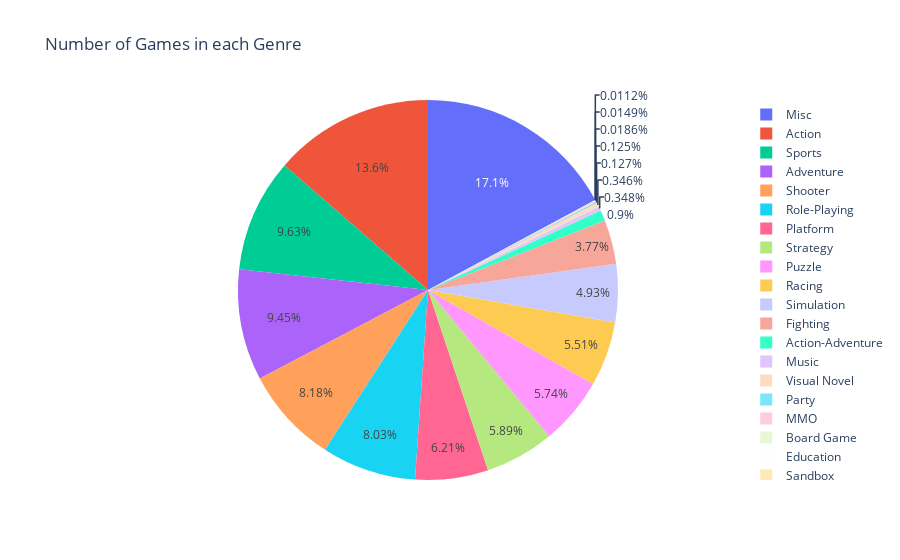

The notebook cell this image was saved under:
### Markdown cell above
## Number of Games in each Genre

### Code cell
asd = pd.DataFrame(df2['Genre'].value_counts())
import plotly.express as px
fig = px.pie(asd, values='Genre', names=asd.index, title='Number of Games in each Genre')
fig.show()

### Figure 1 — Plotly figure (JSON) as saved in the notebook; plotly's stock layout.template omitted (floating-point values rounded to 4 significant figures)
{"data": [{"domain": {"x": [0, 1], "y": [0, 1]}, "hovertemplate": "index=%{label}<br>Genre=%{value}<extra></extra>", "labels": ["Misc", "Action", "Sports", "Adventure", "Shooter", "Role-Playing", "Platform", "Strategy", "Puzzle", "Racing", "Simulation", "Fighting", "Action-Adventure", "Music", "Visual Novel", "Party", "MMO", "Board Game", "Education", "Sandbox"], "legendgroup": "", "name": "", "showlegend": true, "type": "pie", "values": [9213, 7320, 5178, 5080, 4399, 4316, 3337, 3167, 3087, 2960, 2651, 2029, 484, 187, 186, 68, 67, 10, 8, 6]}], "layout": {"legend": {"tracegroupgap": 0}, "title": {"text": "Number of Games in each Genre"}}}
